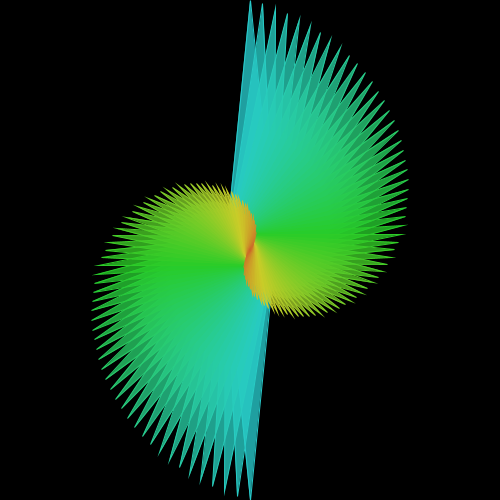
Frame 1 (no input)
Frame 60 (the mouse pressed at the canvas centre just before this capture): identical to frame 1, image omitted
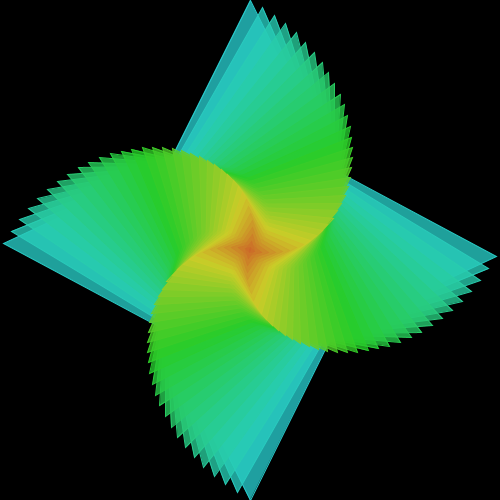
Frame 120 (the mouse held since frame 60 and released just before this capture)

The Processing sketch that drew these frames (run headless with seeded random() and noise(); from frame 60 on, the mouse is pressed at the canvas centre):

// Processing sketch: processing_146985
// ── processing_146985.pde


float majorAxis, minorAxis, sizeIncrement, axisRatio, theta, thetaIncrement, upperHue, lowerHue, fillOpacity;
boolean fillActive, strokeActive, strokeIsWhite;

void setup() {

  size(500, 500);
  background(0);

  majorAxis = 10; //starting majorAxis value
  axisRatio = 0.5; //starting ratio minorAxis/majorAxis
  minorAxis = majorAxis * axisRatio;
  sizeIncrement = 3.5; //amount that majorAxis is incremented by.

  theta = 0;
  thetaIncrement = PI/2;

  lowerHue = 22;
  upperHue = 250;

  fillActive = true;
  fillOpacity = 200;

  strokeActive = true;
  strokeIsWhite = false;


  colorMode(HSB, 360, 100, 100);
}


void draw() {

  background(0);

  stroke(360);

  theta = 0;
  majorAxis = width/2;

  axisRatio = map(mouseX, 0, width, 0.1, 0.9);
  thetaIncrement = map(mouseY, 0, height, PI/60, PI);


  //println(fillOpacity);
  

  translate(width/2, height/2);
  while (majorAxis > 0) {



    if (fillActive) {
      fill(map(majorAxis, 0, 360, lowerHue, upperHue), 80, 80, fillOpacity);
    }
    else {
      noFill();
    }

    if (strokeActive) {
      if (strokeIsWhite) {

        //stroke(0);
        stroke(225);
      }
      else {
        stroke(map(majorAxis, 0, 360, lowerHue, upperHue), 80, 80, 255);
      }
    }
    else {
      noStroke();
    }

    minorAxis = majorAxis * axisRatio;

    //println("majorAxis = " + majorAxis + " minorAxis = " + minorAxis + " lowerHue = " + lowerHue + " upperHue = " + upperHue);

    pushMatrix();
    rotate(theta);  
    quad(minorAxis, 0, 0, majorAxis, -1*minorAxis, 0, 0, -1*majorAxis);  
    popMatrix();

    theta += thetaIncrement;
    majorAxis -=sizeIncrement;
  }
}


void keyPressed() {
println(key);
 //w and w change sizeIncrement
    if (key =='q' || key == 'Q') {
      if (sizeIncrement < width/2) {
        sizeIncrement +=0.1;
      }
    }
    else if (key =='w' || key == 'W') {
      if (sizeIncrement >1) {
        sizeIncrement -=0.1;
      }
    }

    //a and s change lowerHue
    else if (key =='s' || key == 'S') {
      if (lowerHue > 3) {

        lowerHue -=3;
      }
    }
    else if (key =='a' || key == 'A') {
      if (lowerHue <357) {
        lowerHue +=3;
      }
    }

    //x and z change upperHue
    else if (key =='x' || key == 'X') {
      if (upperHue > 3) {
        upperHue -=3;
      }
    }
    else if (key =='z' || key == 'Z') {
      if (upperHue <357) {
        upperHue +=3;
      }
    }

    //f turns fill on and off
    else if (key == 'f' || key =='F') {
      if (fillActive) {
        fillActive = false;
      } 
      else {
        fillActive = true;
      }
    }

    //e and r change fillOpacity
    else if (key =='e' || key == 'R') {
      if (fillOpacity > 3) {
        fillOpacity -=3;
      }
    }
    else if (key =='r' || key == 'R') {
      if (fillOpacity <252) {
        fillOpacity +=3;
      }
    }


    //d turns stroke on and off
    else if (key == 'd' || key =='D') {
      if (strokeActive) {
        strokeActive = false;
      } 
      else {
        strokeActive = true;
      }
    }

    //c turns stroke between white and colored
    else if (key == 'c' || key =='C') {
      if (strokeIsWhite) {
        strokeIsWhite = false;
      } 
      else {
        strokeIsWhite = true;
      }
    }
 }
